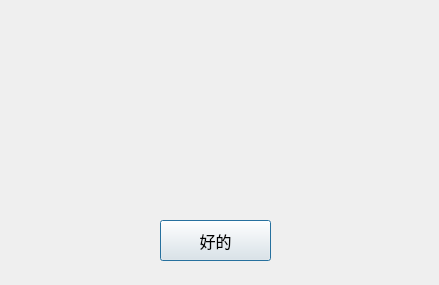
<?xml version="1.0" encoding="UTF-8"?>
<ui version="4.0">
 <class>Dialog</class>
 <widget class="QDialog" name="Dialog">
  <property name="geometry">
   <rect>
    <x>0</x>
    <y>0</y>
    <width>439</width>
    <height>285</height>
   </rect>
  </property>
  <property name="windowTitle">
   <string>warning</string>
  </property>
  <widget class="QLabel" name="label">
   <property name="geometry">
    <rect>
     <x>50</x>
     <y>30</y>
     <width>331</width>
     <height>141</height>
    </rect>
   </property>
   <property name="font">
    <font>
     <family>黑体</family>
     <pointsize>10</pointsize>
    </font>
   </property>
   <property name="text">
    <string/>
   </property>
   <property name="alignment">
    <set>Qt::AlignHCenter|Qt::AlignTop</set>
   </property>
  </widget>
  <widget class="QPushButton" name="pushButton">
   <property name="geometry">
    <rect>
     <x>160</x>
     <y>220</y>
     <width>111</width>
     <height>41</height>
    </rect>
   </property>
   <property name="font">
    <font>
     <family>黑体</family>
     <pointsize>12</pointsize>
    </font>
   </property>
   <property name="text">
    <string>好的</string>
   </property>
  </widget>
 </widget>
 <resources/>
 <connections/>
</ui>
